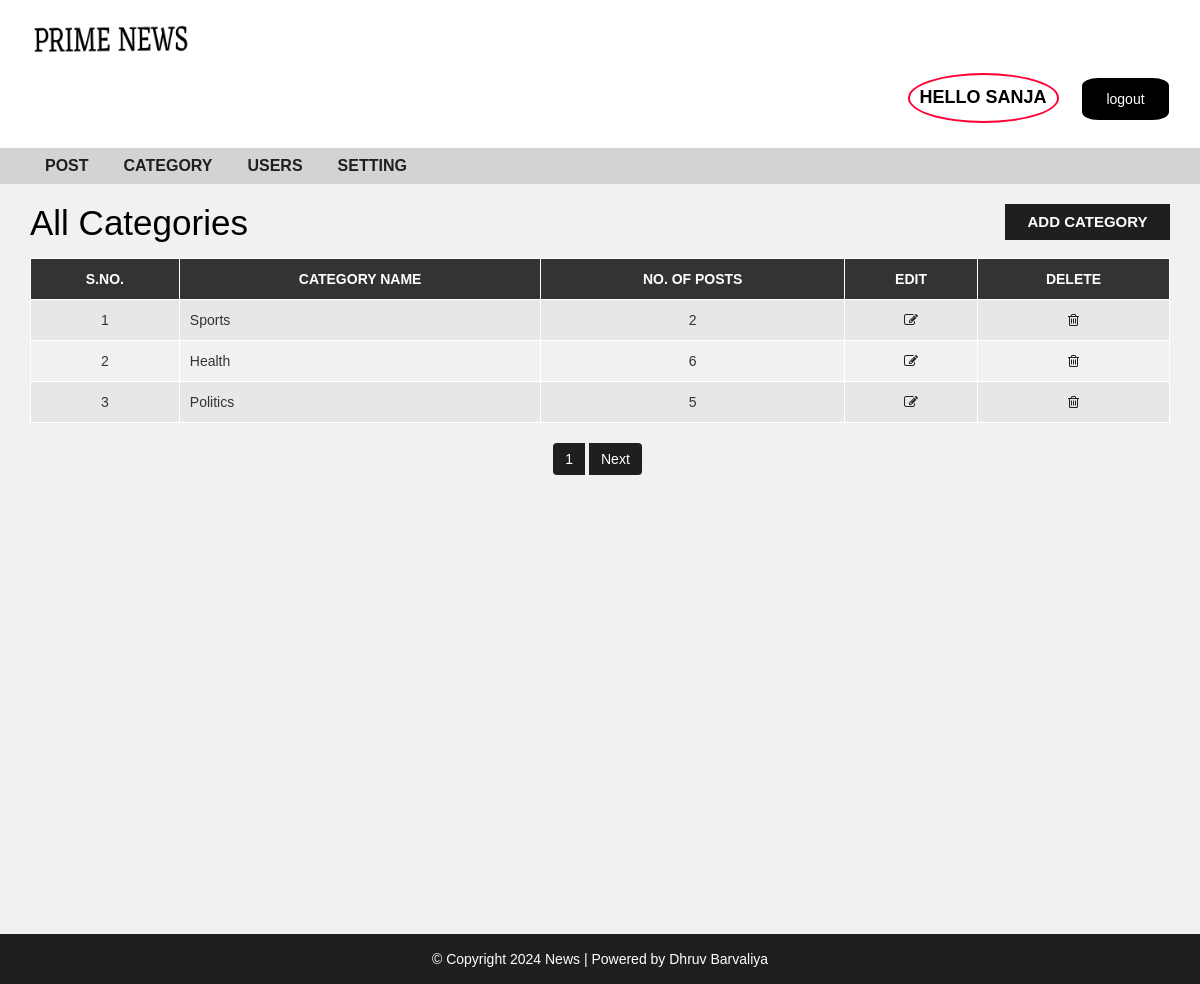
The page /admin/category.php (signed in) on the database its author committed.
### tables this page shows
CREATE TABLE `category` (
  `category_id` int(11) NOT NULL,
  `category_name` varchar(100) NOT NULL,
  `post` int(11) NOT NULL DEFAULT 0
);

### admin/category.php (the view, shortened to what this page needs)
<?php include "header.php"; ?>
<div id="admin-content">
    <div class="container">
        <div class="row">
            <div class="col-md-10">
                <h1 class="admin-heading">All Categories</h1>
            </div>
            <div class="col-md-2">
                <a class="add-new" href="add-category.php">add category</a>
            </div>
            <div class="col-md-12">
              <?php
                include 'config.php';
                  $limit = 3;
                  if(isset($_GET["page"])){
                      $page = $_GET["page"];
                  }
                  else{
                      $page = 1;
                  };
                  $offset = ($page-1)* $limit;
              $sql = "SELECT * FROM  category ORDER BY category_id DESC Limit $offset,$limit";
              $result = mysqli_query($conn, $sql);
              if (mysqli_num_rows($result) > 0) {
                  $table = '<table class="content-table">';
                  $table .= '<thead>
                                  <th>S.No.</th>
                                  <th>Category Name</th>
                                  <th>No. of Posts</th>
                                  <th>Edit</th>
                                  <th>Delete</th>
                              </thead>
                              <tbody>';
                    $serial = $offset + 1;
                  while($row = mysqli_fetch_assoc($result)) {
                    $table .= "<tr>
                            <td class='id'>{$serial}</td>
                            <td>{$row["category_name"]}</td>
                            <td>{$row["post"]}</td>
                            <td class='edit'><a href='update-category.php?id={$row['category_id']}' ><i class='fa fa-edit'></i></a></td>
                            <td class='delete'><a href='delete-category.php?id={$row['category_id']}'><i class='fa fa-trash-o'></i></a></td>
                        </tr>";
                        $serial++;
                  }
                  $table .= '</tbody></table>';
                  echo $table;
              } else {
                  echo "<h3>No Results Found.</h3>";
              }
              $sql1 = "SELECT COUNT(category_id) FROM category";
              $result_1 = mysqli_query($conn,$sql1);
              $row_db = mysqli_fetch_row($result_1);
              $total_record = $row_db[0];
              $total_page = ( $total_record / $limit);
              echo  "<ul class='pagination admin-pagination'>";
                  if($total_record > $limit){
                      for ($i=1; $i<=$total_page ; $i++) {
                          if($i == $page){
                              $cls ='btn-primary active';
                          }else{
                              $cls ='btn-primary';
                          }
                          echo"<li><a href='category.php?page=".$i."' class='{$cls}'>$i</a></li>";
                      }
                  }
                  if($total_page>$page){
                      echo"<li> <a href='category.php?page=".($page+1)."'>Next</a></li>";
                  }
              echo "</ul>";
              ?>
            </div>
        </div>
    </div>
</div>
<?php include "footer.php"; ?>

### css/style.css (style rules this page uses)
* { cursor: url('/images/icor.jpg'), auto; }
body { background: #f1f1f1; font-family: sans-serif,arial,Helvetica; cursor: url('/images/cursor.jpg'), auto; }
a, a:hover, a:focus { text-decoration: none; outline: none; }
ul { margin:0; padding:0; list-style:none; }
#admin-content { padding: 20px 0; min-height: 750px; }
#admin-content .admin-heading { font-size: 35px; margin: 0 0 15px; }
#admin-content .add-new { color: #fff; background-color: #1f1f1f; font-size: 15px; font-weight: 600; text-align: center; text-transform: uppercase; padding: 7px 10px; display: block; transition: all 0.3s; }
#admin-content .content-table { border: 1px solid #000; width: 100%; margin: 0 0 20px; }
#admin-content .content-table thead { color: #fff; background-color: #333; }
#admin-content .content-table th { padding: 10px; border: 1px solid #fff; font-weight: 600; text-align: center; text-transform: uppercase; }
#admin-content .content-table tbody { color: #333; }
#admin-content .content-table tbody tr { background-color: #e7e7e7; }
#admin-content .content-table tbody tr:nth-child(even) { background-color: transparent; }
#admin-content .content-table tbody td { padding: 10px; border: 1px solid #fff; text-align: center; }
#admin-content .content-table tbody td:nth-child(2) { text-align: left; }
#admin-content .admin-pagination { margin: 0; }
#admin-content .admin-pagination li a { display: block; }
.id, .edit, .delete { text-align:center; }
.pagination { display: block; text-align: center; margin: 0; }
.pagination li { display:inline-block; margin: 0 5px 0 0; }
.pagination li a { border: none; background: #1f1f1f; color: #fff; }
.btn-primary.active, .btn-primary:active, .open>.dropdown-toggle.btn-primary { color: #fff; }
i.fa { color:#222; }

### rows shown on the page
category: category_name "Sports", post "2"
category: category_name "Health", post "6"
category: category_name "Politics", post "5"

### other values the page prints
$_SESSION["username"] "SANJA"
